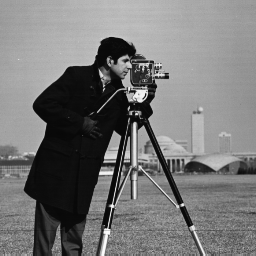
%> input picture exp/img/cameraman.bmp, 256 x 256 px
$ octave lab5_3.m   (GNU Octave 9; MATLAB toolbox functions it lacks are replaced by stand-ins)
%> lines starting %> are read from the running program, lines starting %| are printed output that depends on the picture; in (x1, y1, x2, y2) boxes, pixels count from 0 and x2, y2 are one past the last pixel; in counts of white or black regions, pixels touching at a corner belong together; the program's own positions count from 1
%% 使用区域分离和合并的图像分割
clc
clear all;
close all;
f = imread('..\exp\img\cameraman.bmp');
%> f is the input picture: size 256x256 uint8; min 7, max 253, mean 118.7
figure
subplot(2, 1, 1);
imshow(f);
title('原始图像');

g = uint8(mat2gray(splitmerge(f, 2, @predicate)) * 255); %32代表分割中允许最小的块，predicate函数返回1，说明需要再分裂，返回0说明不需要继续分裂
subplot(2, 1, 2);
imshow(g);
title('分割图像');
se = ones(8, 8);

%%%%%%%%%%%%%%%%%%%%%%%%%%%%%%
function g = splitmerge(f, mindim, fun) %f是待分割的原图，mindim是定义分解中所允许的最小的块，必须是2的正整数次幂
%> called with mindim = 2
    Q = 2^nextpow2(max(size(f)));
%> Q = 256
    [M, N] = size(f);
%> M = 256; N = 256
    f = padarray(f, [Q - M, Q - N], 'post'); %：填充图像或填充数组。f是输入图像，输出是填充后的图像，先将图像填充到2的幂次以使后面的分解可行
    %然后是填充的行数和列数，post：表示在每一维的最后一个元素后填充,B = padarray(A,padsize,padval,direction)
    %不含padval就用0填充,Q代表填充后图像的大小。
    S = qtdecomp(f, @split_test, mindim, fun); %S传给split_test，qtdecomp divides a square image into four
%> the loop in split_test, `for I = 1:K` made 1 pass
%> flag on pass 1: true
%> the loop in split_test (call 2), `for I = 1:K` made 4 passes
%> pass 1, in split_test (call 2), `quadregion = B(:, :, I);`:
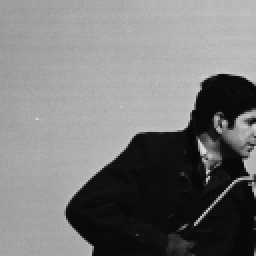
%> quadregion: size 128x128 double (shown 2 times larger); min 8, max 225, mean 119.9
%> after the loop in split_test (call 2), `for I = 1:K`: v = [true true true true]
%> the loop in split_test (call 3), `for I = 1:K` made 16 passes
%> pass 1, in split_test (call 3), `quadregion = B(:, :, I);`:
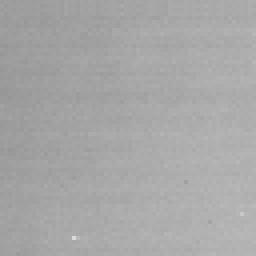
%> quadregion: size 64x64 double (shown 4 times larger); min 150, max 218, mean 167.4
%> pass 2, in split_test (call 3), `quadregion = B(:, :, I);`:
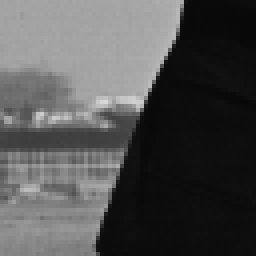
%> quadregion: size 64x64 double (shown 4 times larger); min 7, max 215, mean 80.7
%> after the loop in split_test (call 3), `for I = 1:K`: v = [false true true true true true true true true true false true true true false true]
%> the loop in split_test (call 4), `for I = 1:K` made 52 passes
%> pass 1, in split_test (call 4), `quadregion = B(:, :, I);`:
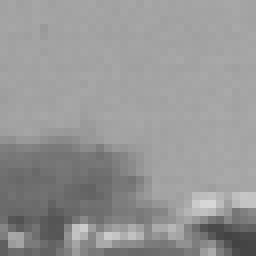
%> quadregion: size 32x32 double (shown 8 times larger); min 67, max 215, mean 150.1
%> after the loop in split_test (call 4), `for I = 1:K`: v = 52 logical values, 31 true
    % equal-sized square blocks, and then tests each block to see if it
    % meets some criterion of homogeneity. If a block meets the criterion,
    % it is not divided any further. If it does not meet the criterion,
    % it is subdivided again into four blocks, and the test criterion is
    % applied to those blocks. This process is repeated iteratively until
    % each block meets the criterion. The result can have blocks of several
    % different sizes.S是包含四叉树结构的稀疏矩阵，存储的值是块的大小及坐标，以稀疏矩阵形式存储
    Lmax = full(max(S(:))); %将以稀疏矩阵存储形式存储的矩阵变换成以普通矩阵（full matrix）形式存储，full，sparse只是存储形式的不同
    g = zeros(size(f));
    MARKER = zeros(size(f));

    for k = 1:Lmax
        [vals, r, c] = qtgetblk(f, S, k); %vals是一个数组，包含f的四叉树分解中大小为k*k的块的值，是一个k*k*个数的矩阵，
        %个数是指S中有多少个这样大小的块，f是被四叉树分的原图像，r，c是对应的左上角块的坐标如2*2块，代表的是左上角开始块的坐标

        if ~isempty(vals)

            for I = 1:length(r)
                xlow = r(I);
                ylow = c(I);
                xhigh = xlow + k - 1;
                yhigh = ylow + k - 1;
                region = f(xlow:xhigh, ylow:yhigh); %找到对应的区域
                flag = feval(fun, region); %evaluates the function handle, fhandle,using arguments x1 through xn.执行函数fun，region是参数

                if flag %如果返回的是1，则进行标记
                    g(xlow:xhigh, ylow:yhigh) = 1; %然后将对应的区域置1
                    MARKER(xlow, ylow) = 1; %MARKER矩阵对应的左上角坐标置1
                end

            end

        end

    end
%> this loop made 64 passes
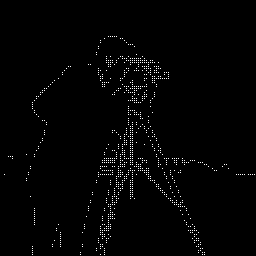
%> MARKER: size 256x256 double; values 0 (black) and 1 (white), 1.4% white in thin lines or dots, all inside (x1, y1, x2, y2) = (4, 36, 255, 255)
%> g: size 256x256 double; values 0 (black) and 1 (white), 5.7% white in thin lines or dots, all inside (x1, y1, x2, y2) = (4, 36, 256, 256)
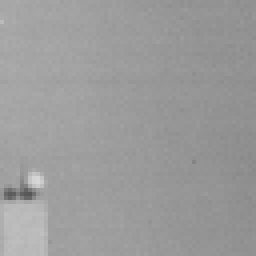
%> region: size 64x64 uint8 (shown 4 times larger); min 86, max 215, mean 155.5

    g = bwlabel(imreconstruct(MARKER, g)); %imreconstruct默认2D图像8连通，这个函数就是起合的作用
%> g: size 256x256 double; 113 distinct labels, from 0 to 112
%> `g = uint8(mat2gray(splitmerge(f, 2, @predicate)) * 255);`:
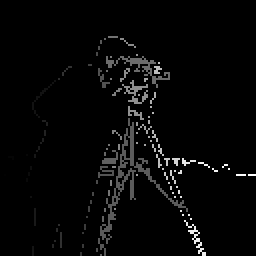
%> g: size 256x256 uint8; min 0, max 255, mean 6.6
    g = g(1:M, 1:N); %返回原图像的大小
    %%%%%%%%%%%%%%%%%%%%%%%%%%%%
end

function v = split_test(B, mindim, fun)
    K = size(B, 3); %B就是qtdecomp函数传过来的，代表当前size(B,3)返回的是B的层数，就是B是几维的，这里实际上就是有几个B这样大小的图像块
    %这句代码的意思是从qtdecomp函数传过来的B，是当前分解成的K块的m*m的图像块，K表示有多少个这样大小的图像块
    v(1:K) = false;

    for I = 1:K
        quadregion = B(:, :, I);

        if size(quadregion, 1) <= mindim %如果分的块的大小小于mindim就直接结束
            v(I) = false;
            continue
        end

        flag = feval(fun, quadregion); %quadregion是fun函数的参数

        if flag %如果flag是1，代表需要再分
            v(I) = true; %这里就相当于split_test是起一个调用predicate的作用，返回的就是ppredicate的值
        end

    end

end

%%%%%%%%%%%%%%%%%%%%%%%%%%%%%

function flag = predicate(region)
    sd = std2(region);
    m = mean2(region);

    flag = (sd > 20) & (m > 26) & (m < 255);
    %predicate用于两个目的，在split_test中被调用时，判断是否该被分，如果满足这个条件就返回1，需要再分，否则就返回0，不能再被分
    %在开始合并时调用它，用于判断是否该进行合并标记，返回1，表示通过测试，四叉区域都用1填充，返回0代表没有通过测试，用0填充
    %所以区域分裂与合并的分割方法中，predicate函数是用户自定义的，改动性最大，最关键，关乎分割效果的好坏，用于两个目的时可以分别定义不同的
    %函数准则，以达到最好的效果。
end
